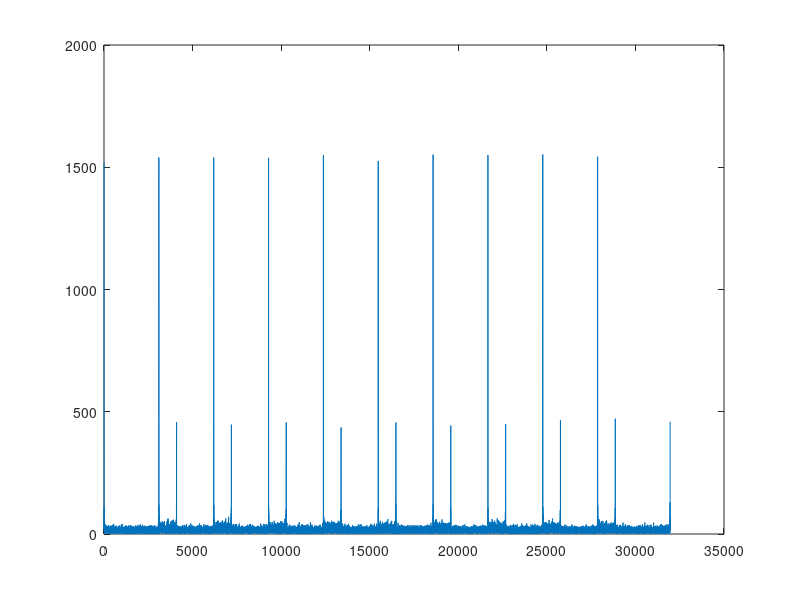

Write the MATLAB code that produced this figure.
%{
~~~~~~~~~~~~~~~~~~~~~~~~~~~~~~~~~~~~~~
Fast Convolution on a Data Stream
    - Mitchel Pigsley
    - Date: 12/4/13
    - Type: Overlap-Add
~~~~~~~~~~~~~~~~~~~~~~~~~~~~~~~~~~~~~~
%}

% Global Variables
Fs = 8e3;
P = 1000;
L = 3097;
N = L + P - 1;
blocks = 10;
Wn = .5;

% Create White Noise Signal
noisySig = rand(L*blocks,1);

% FIR Filter
impResponse = fir1(P,Wn)';
filtTransform = freqz(impResponse,1,N);

% Perform Overlap-Add
for len = 0:blocks-1
    if len == 0
        % Perform fft of block & Multiply with Filter
        block = fft([noisySig(1:L)' zeros(1,P)]',N);
        
    else
        % Perform fft of block & Multiply with Filter
        newBlock = fft([noisySig((len*L)+1:(len+1)*L)' zeros(1,P)]',N);
        
        % Combine back into xblock
        block = [block(1:length(block)-P)'... % Beginning Section
            (block(length(block)-P+1:length(block))+newBlock(1:P))'... % Overlap Section
            newBlock(P+1:length(newBlock))']'; % Ending Section
    end
    plot(abs(block));
    pause
end

% Take the Inverse FFT & Remove Last P Samples
xblock = ifft(block);
xblock = xblock(1:length(xblock)-P);  
conv(impResponse,noisySig);


